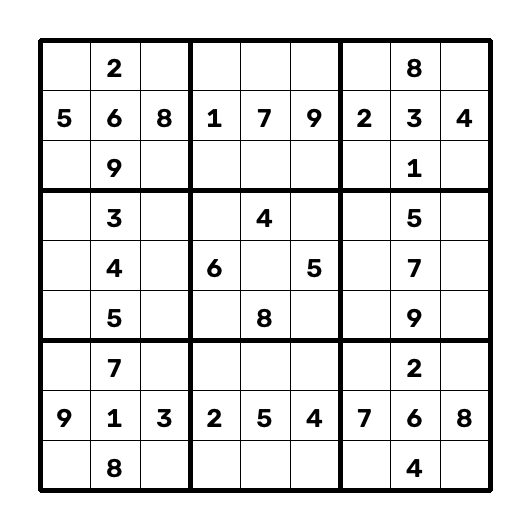
#> input picture samples/sample_easy.png, 530 x 530 px
$ python -i preprocessor.py   (imports and definitions only)
#> lines starting #> are read from the running program, lines starting #| are printed output that depends on the picture; after the words box and inside, x2 and y2 are one past the last pixel; in counts of white or black regions, pixels touching at a corner belong together
#> further down, picture is the input picture: shape (530, 530, 3); min 0, max 255, mean 229.5
"""
Image preprocessor for Sudoku grid extraction.
Applies grayscale conversion, Gaussian smoothing, adaptive thresholding, and morphological operations.
"""
from typing import Tuple
import cv2
import numpy as np


class ImagePreprocessor:
    """Preprocesses input images for robust line and contour detection."""

    @staticmethod
    def preprocess_for_grid(image: np.ndarray) -> Tuple[np.ndarray, np.ndarray]:
        """
        Takes a BGR or Grayscale image.
        Returns:
            gray: Grayscale normalized image
            thresh: Inverted binary image with emphasized grid lines
        """
        if len(image.shape) == 3:
            gray = cv2.cvtColor(image, cv2.COLOR_BGR2GRAY)
        else:
            gray = image.copy()

        # Gaussian blur to filter high-frequency noise
        blurred = cv2.GaussianBlur(gray, (9, 9), 0)
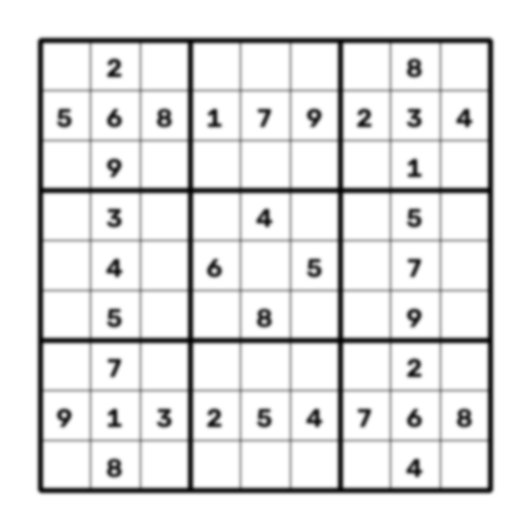
#> blurred: shape (530, 530); min 4, max 255, mean 229.5

        # Adaptive thresholding: THRESH_BINARY_INV puts grid lines and digits as white (255) on black (0)
        thresh = cv2.adaptiveThreshold(
            blurred,
            255,
            cv2.ADAPTIVE_THRESH_GAUSSIAN_C,
            cv2.THRESH_BINARY_INV,
            11,
            2
        )
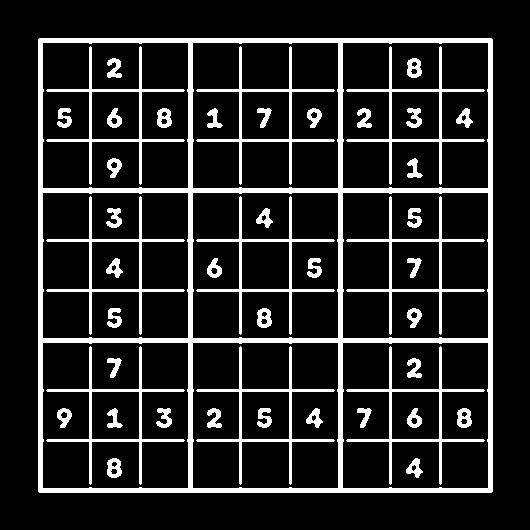
#> thresh: shape (530, 530); 13.9% white; 46 white regions, largest, box (x1, y1, x2, y2) and area: (38, 38, 493, 493) 18012, (46, 46, 185, 185) 1616, (196, 46, 335, 185) 1616

        return gray, thresh

    @staticmethod
    def clean_cell_image(cell_img: np.ndarray) -> np.ndarray:
        """
        Cleans an individual segmented cell image for digit recognition.
        Returns inverted binary image (digit white, background black).
        """
        if len(cell_img.shape) == 3:
            gray = cv2.cvtColor(cell_img, cv2.COLOR_BGR2GRAY)
        else:
            gray = cell_img.copy()

        # Otsu thresholding or adaptive
        blur = cv2.GaussianBlur(gray, (3, 3), 0)
        _, thresh = cv2.threshold(blur, 0, 255, cv2.THRESH_BINARY_INV + cv2.THRESH_OTSU)
        return thresh

>>> import cv2
>>> picture = cv2.imread('../../samples/sample_easy.png')
>>> result = ImagePreprocessor().preprocess_for_grid(picture)

$ run again, on samples/sample_medium.png
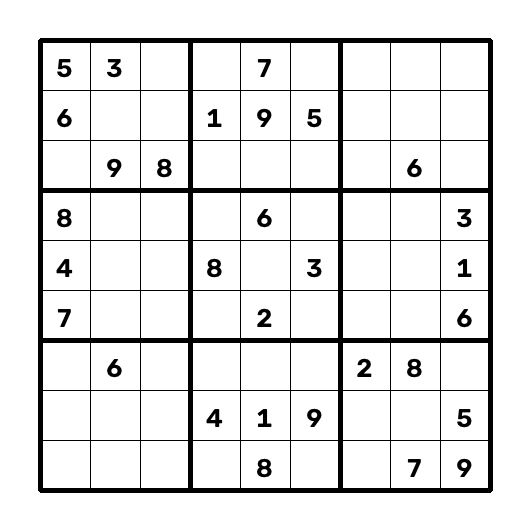
#> input picture samples/sample_medium.png, 530 x 530 px
#> picture is the input picture: shape (530, 530, 3); min 0, max 255, mean 230.3
#> in preprocess_for_grid, `blurred = cv2.GaussianBlur(gray, (9, 9), 0)`:
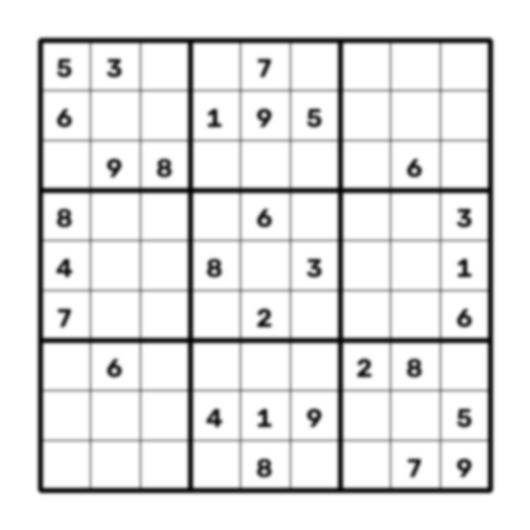
#> blurred: shape (530, 530); min 4, max 255, mean 230.2
#> in preprocess_for_grid, `thresh = cv2.adaptiveThreshold( blurred, 255, cv2.ADAPTIVE_THRESH_GAUS..`:
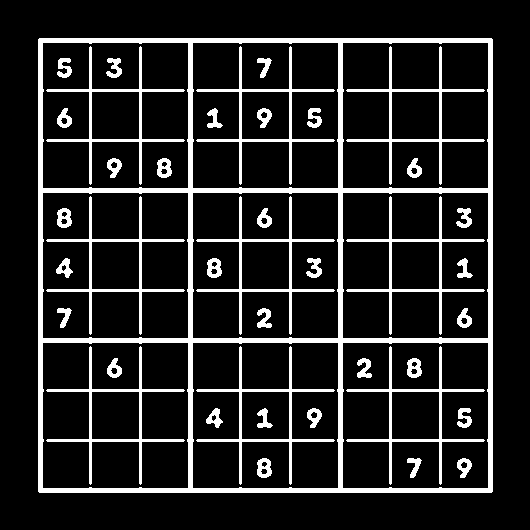
#> thresh: shape (530, 530); 13.5% white; 40 white regions, largest, box (x1, y1, x2, y2) and area: (38, 38, 493, 493) 18012, (46, 46, 185, 185) 1616, (196, 46, 335, 185) 1616
